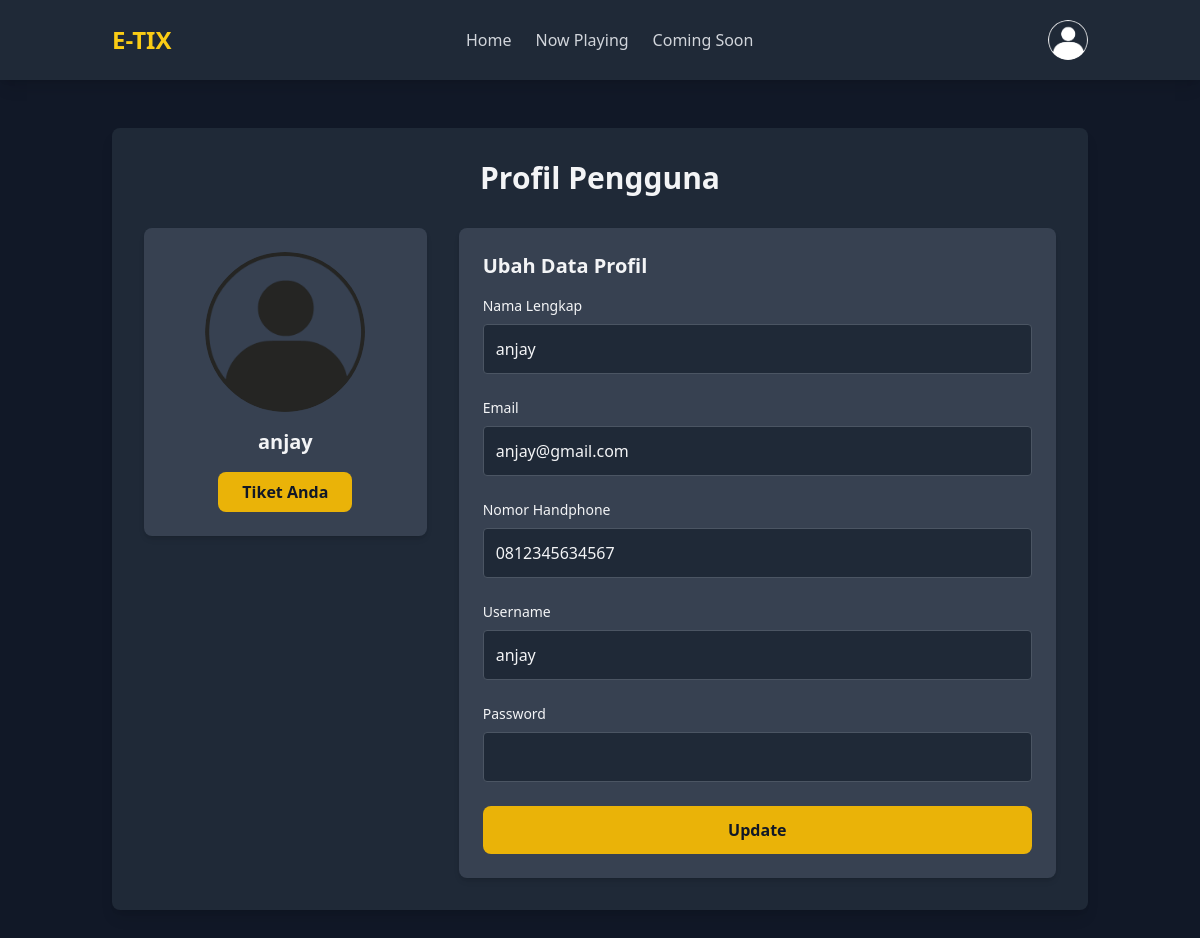
/customer/profile.php (signed in), run on an earlier commit of the app's database.
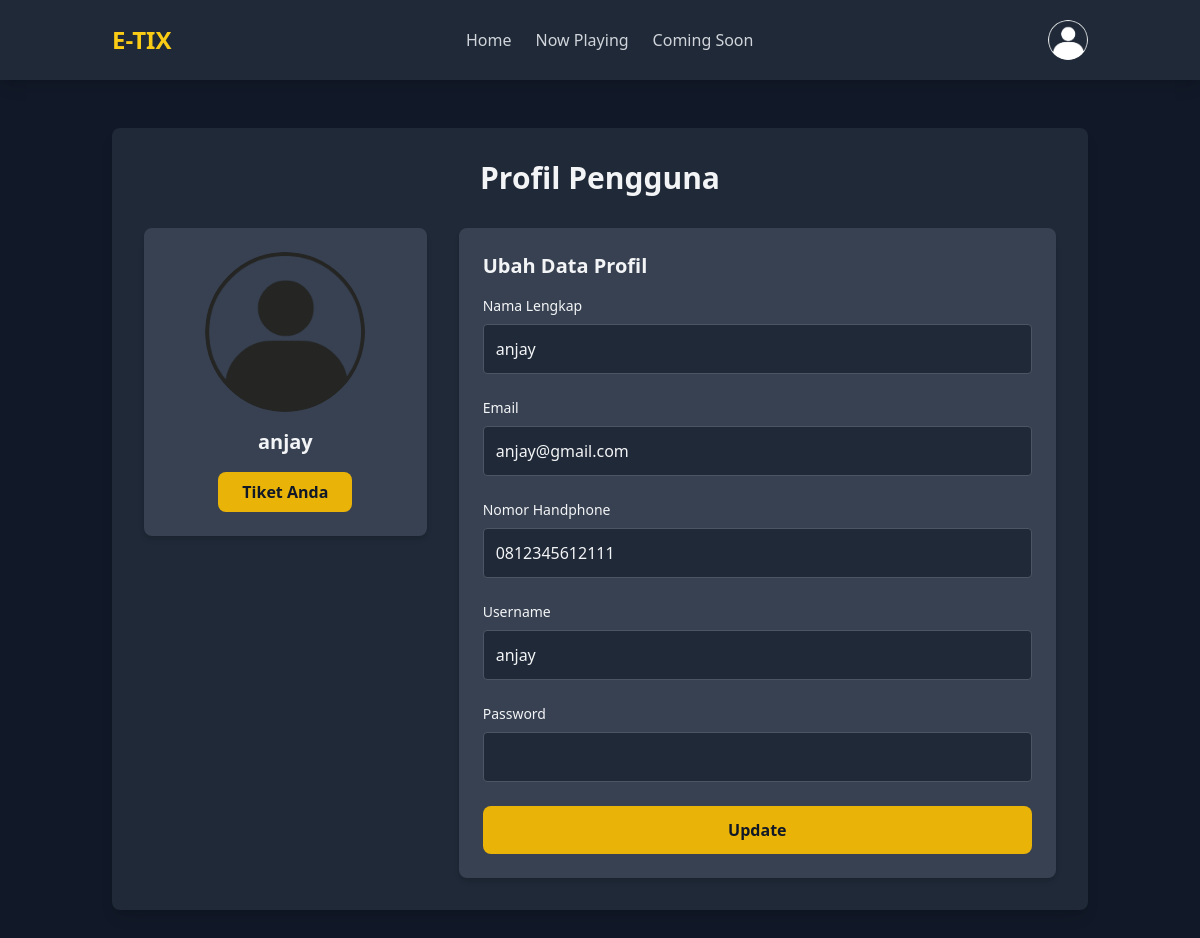
And on a later commit of the database.
### tables this page shows
CREATE TABLE `user` (
  `id_user` int(10) NOT NULL,
  `nama` varchar(50) NOT NULL,
  `no_kontak` varchar(13) NOT NULL,
  `email` varchar(50) NOT NULL,
  `username` varchar(25) NOT NULL,
  `password` varchar(20) NOT NULL,
  `level` varchar(10) NOT NULL
);

### customer/profile.php (the view, shortened to what this page needs)
<?php
include('../koneksi.php');
?>
<!doctype html>
<html lang="en">
<head>
  <script src="https://cdn.tailwindcss.com"></script>
</head>
<body class="bg-gray-900 text-gray-100 font-sans">
  <header class="bg-gray-800 py-5 shadow-lg">
    <div class="container mx-auto flex justify-between items-center px-6">
      <a href="customer.php" class="text-yellow-400 text-2xl font-bold">E-TIX</a>
      <nav>
        <ul class="flex space-x-6 text-gray-300">
          <li><a href="customer.php" class="hover:text-yellow-400">Home</a></li>
          <li><a href="#" class="hover:text-yellow-400">Now Playing</a></li>
          <li><a href="#" class="hover:text-yellow-400">Coming Soon</a></li>
        </ul>
      </nav>
      <div class="relative">
        <button class="flex items-center focus:outline-none" id="dropdownButton">
          <img src="../assets/image/user.png" alt="User Icon" class="w-10 h-10 rounded-full">
        </button>
      </div>
    </div>
  </header>
  <main class="container mx-auto py-12 px-6">
    <?php
    $currentuser = $_SESSION['username'];
    $sql = "SELECT * FROM user WHERE username = ?";
    $stmt = $koneksi->prepare($sql);
    $stmt->bind_param("s", $currentuser);
    $stmt->execute();
    $result = $stmt->get_result();
    if ($result->num_rows > 0) {
      $row = $result->fetch_assoc();
      ?>
      <div class="bg-gray-800 rounded-lg shadow-lg p-8">
        <h3 class="text-3xl font-bold text-center mb-8">Profil Pengguna</h3>
        <div class="grid grid-cols-1 md:grid-cols-3 gap-8">
          <div class="text-center">
            <div class="bg-gray-700 rounded-lg p-6 shadow-md">
              <img src="../assets/image/user2.png" alt="User Image" class="w-40 h-40 rounded-full mx-auto">
              <h3 class="mt-4 text-xl font-semibold"><?php echo htmlspecialchars($row['nama']); ?></h3>
              <a href="pesanan_saya.php"
                class="mt-4 inline-block bg-yellow-500 text-gray-900 px-6 py-2 rounded-lg hover:bg-yellow-600 font-semibold">
                Tiket Anda
              </a>
            </div>
          </div>
          <div class="col-span-1 md:col-span-2">
            <form action="cek_update.php" method="POST" class="bg-gray-700 p-6 rounded-lg shadow-md">
              <h4 class="text-xl font-semibold mb-4">Ubah Data Profil</h4>
              <div class="space-y-6">
                <div>
                  <label for="nama" class="block text-sm font-medium">Nama Lengkap</label>
                  <input type="text" id="nama" name="nama"
                    class="w-full mt-2 p-3 bg-gray-800 text-gray-100 rounded border border-gray-600"
                    value="<?php echo htmlspecialchars($row['nama']); ?>">
                </div>
                <div>
                  <label for="email" class="block text-sm font-medium">Email</label>
                  <input type="email" id="email" name="email"
                    class="w-full mt-2 p-3 bg-gray-800 text-gray-100 rounded border border-gray-600"
                    value="<?php echo htmlspecialchars($row['email']); ?>">
                </div>
                <div>
                  <label for="no_kontak" class="block text-sm font-medium">Nomor Handphone</label>
                  <input type="text" id="no_kontak" name="no_kontak"
                    class="w-full mt-2 p-3 bg-gray-800 text-gray-100 rounded border border-gray-600"
                    value="<?php echo htmlspecialchars($row['no_kontak']); ?>">
                </div>
                <div>
                  <label for="username" class="block text-sm font-medium">Username</label>
                  <input type="text" id="username" name="username"
                    class="w-full mt-2 p-3 bg-gray-800 text-gray-100 rounded border border-gray-600"
                    value="<?php echo htmlspecialchars($row['username']); ?>">
                </div>
                <div>
                  <label for="password" class="block text-sm font-medium">Password</label>
                  <input type="password" id="password" name="password"
                    class="w-full mt-2 p-3 bg-gray-800 text-gray-100 rounded border border-gray-600">
                </div>
                <button class="w-full bg-yellow-500 text-gray-900 py-3 rounded-lg hover:bg-yellow-600 font-semibold">
                  Update
                </button>
              </div>
            </form>
          </div>
        </div>
      </div>
      <?php
    } else {
      echo "<div class='text-center text-red-500'>Data pengguna tidak ditemukan.</div>";
    }
    ?>
  </main>
</body>
</html>

What changed in the data, as far as the page shows it:
changed user "anjay": no_kontak "0812345634567" → "0812345612111"
